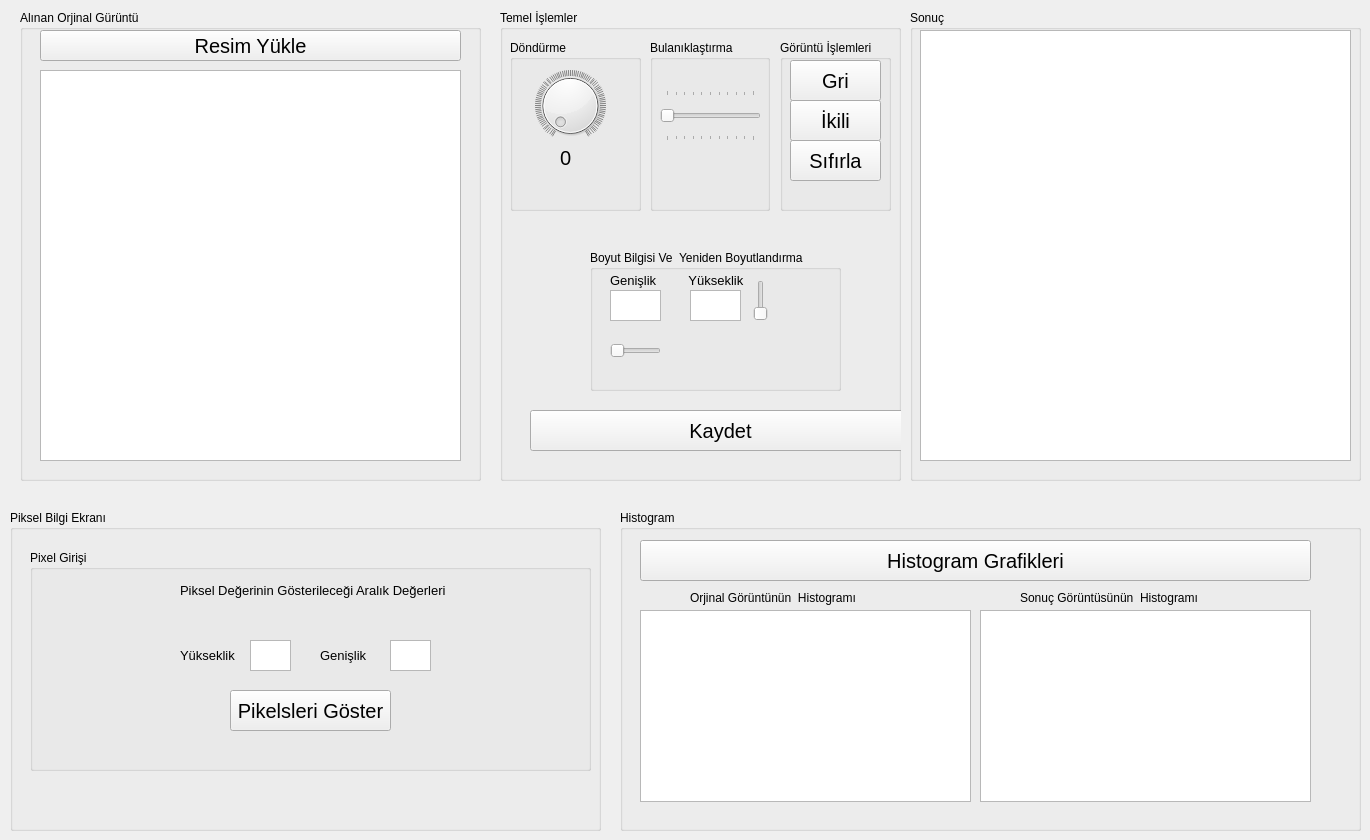
   <widget class="QWidget" name="tab_12">
    <attribute name="title">
     <string>Temel İşlemler</string>
    </attribute>
    <widget class="QGroupBox" name="groupBox_2">
     <property name="geometry">
      <rect>
       <x>500</x>
       <y>10</y>
       <width>401</width>
       <height>471</height>
      </rect>
     </property>
     <property name="title">
      <string>Temel İşlemler</string>
     </property>
     <widget class="QPushButton" name="btnKaydet">
      <property name="geometry">
       <rect>
        <x>30</x>
        <y>400</y>
        <width>381</width>
        <height>41</height>
       </rect>
      </property>
      <property name="font">
       <font>
        <pointsize>15</pointsize>
       </font>
      </property>
      <property name="text">
       <string>Kaydet</string>
      </property>
     </widget>
     <widget class="QLabel" name="label_30">
      <property name="geometry">
       <rect>
        <x>350</x>
        <y>300</y>
        <width>71</width>
        <height>20</height>
       </rect>
      </property>
      <property name="font">
       <font>
        <pointsize>10</pointsize>
       </font>
      </property>
      <property name="text">
       <string/>
      </property>
     </widget>
     <widget class="QGroupBox" name="groupBox_16">
      <property name="geometry">
       <rect>
        <x>10</x>
        <y>30</y>
        <width>131</width>
        <height>171</height>
       </rect>
      </property>
      <property name="title">
       <string>Döndürme</string>
      </property>
      <widget class="QDial" name="dlDundur">
       <property name="geometry">
        <rect>
         <x>10</x>
         <y>30</y>
         <width>100</width>
         <height>71</height>
        </rect>
       </property>
       <property name="maximum">
        <number>360</number>
       </property>
       <property name="pageStep">
        <number>1</number>
       </property>
       <property name="invertedAppearance">
        <bool>false</bool>
       </property>
       <property name="invertedControls">
        <bool>false</bool>
       </property>
       <property name="wrapping">
        <bool>false</bool>
       </property>
       <property name="notchTarget">
        <double>3.699999999999999</double>
       </property>
       <property name="notchesVisible">
        <bool>true</bool>
       </property>
      </widget>
      <widget class="QLabel" name="label_29">
       <property name="geometry">
        <rect>
         <x>50</x>
         <y>110</y>
         <width>31</width>
         <height>16</height>
        </rect>
       </property>
       <property name="font">
        <font>
         <pointsize>15</pointsize>
        </font>
       </property>
       <property name="text">
        <string>0</string>
       </property>
      </widget>
     </widget>
     <widget class="QGroupBox" name="groupBox_17">
      <property name="geometry">
       <rect>
        <x>150</x>
        <y>30</y>
        <width>120</width>
        <height>171</height>
       </rect>
      </property>
      <property name="title">
       <string>Bulanıklaştırma</string>
      </property>
      <widget class="QSlider" name="hsBulanklastir">
       <property name="geometry">
        <rect>
         <x>10</x>
         <y>50</y>
         <width>101</width>
         <height>51</height>
        </rect>
       </property>
       <property name="minimum">
        <number>0</number>
       </property>
       <property name="maximum">
        <number>100</number>
       </property>
       <property name="singleStep">
        <number>2</number>
       </property>
       <property name="orientation">
        <enum>Qt::Horizontal</enum>
       </property>
       <property name="tickPosition">
        <enum>QSlider::TicksBothSides</enum>
       </property>
      </widget>
     </widget>
     <widget class="QGroupBox" name="groupBox_14">
      <property name="geometry">
       <rect>
        <x>280</x>
        <y>30</y>
        <width>111</width>
        <height>171</height>
       </rect>
      </property>
      <property name="title">
       <string>Görüntü İşlemleri</string>
      </property>
      <widget class="QPushButton" name="btnGri">
       <property name="geometry">
        <rect>
         <x>10</x>
         <y>20</y>
         <width>91</width>
         <height>41</height>
        </rect>
       </property>
       <property name="font">
        <font>
         <pointsize>15</pointsize>
        </font>
       </property>
       <property name="text">
        <string>Gri</string>
       </property>
      </widget>
      <widget class="QPushButton" name="btnIkili">
       <property name="geometry">
        <rect>
         <x>10</x>
         <y>60</y>
         <width>91</width>
         <height>41</height>
        </rect>
       </property>
       <property name="font">
        <font>
         <pointsize>15</pointsize>
        </font>
       </property>
       <property name="text">
        <string>İkili</string>
       </property>
      </widget>
      <widget class="QPushButton" name="btnSifirla">
       <property name="geometry">
        <rect>
         <x>10</x>
         <y>100</y>
         <width>91</width>
         <height>41</height>
        </rect>
       </property>
       <property name="font">
        <font>
         <pointsize>15</pointsize>
        </font>
       </property>
       <property name="text">
        <string>Sıfırla</string>
       </property>
      </widget>
     </widget>
     <widget class="QGroupBox" name="groupBox_18">
      <property name="geometry">
       <rect>
        <x>90</x>
        <y>240</y>
        <width>251</width>
        <height>141</height>
       </rect>
      </property>
      <property name="title">
       <string>Boyut Bilgisi Ve  Yeniden Boyutlandırma </string>
      </property>
      <widget class="QTextEdit" name="teBoyutGenislik">
       <property name="geometry">
        <rect>
         <x>20</x>
         <y>40</y>
         <width>51</width>
         <height>31</height>
        </rect>
       </property>
      </widget>
      <widget class="QTextEdit" name="teBoyutYukseklik">
       <property name="geometry">
        <rect>
         <x>100</x>
         <y>40</y>
         <width>51</width>
         <height>31</height>
        </rect>
       </property>
      </widget>
      <widget class="QLabel" name="label_24">
       <property name="geometry">
        <rect>
         <x>20</x>
         <y>20</y>
         <width>141</width>
         <height>20</height>
        </rect>
       </property>
       <property name="font">
        <font>
         <pointsize>10</pointsize>
        </font>
       </property>
       <property name="text">
        <string>Genişlik         Yükseklik</string>
       </property>
      </widget>
      <widget class="QSlider" name="qsBoyutGenislik">
       <property name="geometry">
        <rect>
         <x>20</x>
         <y>90</y>
         <width>51</width>
         <height>22</height>
        </rect>
       </property>
       <property name="maximum">
        <number>880</number>
       </property>
       <property name="orientation">
        <enum>Qt::Horizontal</enum>
       </property>
      </widget>
      <widget class="QSlider" name="qsBoyutYukseklik">
       <property name="geometry">
        <rect>
         <x>160</x>
         <y>30</y>
         <width>22</width>
         <height>41</height>
        </rect>
       </property>
       <property name="autoFillBackground">
        <bool>false</bool>
       </property>
       <property name="maximum">
        <number>440</number>
       </property>
       <property name="orientation">
        <enum>Qt::Vertical</enum>
       </property>
       <property name="tickPosition">
        <enum>QSlider::NoTicks</enum>
       </property>
      </widget>
     </widget>
    </widget>
    <widget class="QGroupBox" name="groupBox_5">
     <property name="geometry">
      <rect>
       <x>20</x>
       <y>10</y>
       <width>461</width>
       <height>471</height>
      </rect>
     </property>
     <property name="title">
      <string>Alınan Orjinal Gürüntü</string>
     </property>
     <widget class="QGraphicsView" name="gvOrjinal">
      <property name="geometry">
       <rect>
        <x>20</x>
        <y>60</y>
        <width>421</width>
        <height>391</height>
       </rect>
      </property>
     </widget>
     <widget class="QPushButton" name="btnResimYukle">
      <property name="geometry">
       <rect>
        <x>20</x>
        <y>20</y>
        <width>421</width>
        <height>31</height>
       </rect>
      </property>
      <property name="font">
       <font>
        <pointsize>15</pointsize>
       </font>
      </property>
      <property name="text">
       <string>Resim Yükle</string>
      </property>
     </widget>
    </widget>
    <widget class="QGroupBox" name="groupBox_6">
     <property name="geometry">
      <rect>
       <x>910</x>
       <y>10</y>
       <width>451</width>
       <height>471</height>
      </rect>
     </property>
     <property name="title">
      <string>Sonuç </string>
     </property>
     <widget class="QGraphicsView" name="gvSonuc">
      <property name="geometry">
       <rect>
        <x>10</x>
        <y>20</y>
        <width>431</width>
        <height>431</height>
       </rect>
      </property>
     </widget>
    </widget>
    <widget class="QGroupBox" name="groupBox_7">
     <property name="geometry">
      <rect>
       <x>10</x>
       <y>510</y>
       <width>591</width>
       <height>321</height>
      </rect>
     </property>
     <property name="title">
      <string>Piksel Bilgi Ekranı</string>
     </property>
     <widget class="QGroupBox" name="groupBox_13">
      <property name="geometry">
       <rect>
        <x>20</x>
        <y>40</y>
        <width>561</width>
        <height>221</height>
       </rect>
      </property>
      <property name="title">
       <string>Pixel Girişi</string>
      </property>
      <widget class="QPushButton" name="btnPikselGoster">
       <property name="geometry">
        <rect>
         <x>200</x>
         <y>140</y>
         <width>161</width>
         <height>41</height>
        </rect>
       </property>
       <property name="font">
        <font>
         <pointsize>15</pointsize>
        </font>
       </property>
       <property name="text">
        <string>Pikelsleri Göster</string>
       </property>
      </widget>
      <widget class="QLabel" name="label_65">
       <property name="geometry">
        <rect>
         <x>150</x>
         <y>90</y>
         <width>61</width>
         <height>31</height>
        </rect>
       </property>
       <property name="font">
        <font>
         <pointsize>10</pointsize>
        </font>
       </property>
       <property name="text">
        <string>Yükseklik</string>
       </property>
      </widget>
      <widget class="QTextEdit" name="tePixelYukseklik">
       <property name="geometry">
        <rect>
         <x>220</x>
         <y>90</y>
         <width>41</width>
         <height>31</height>
        </rect>
       </property>
      </widget>
      <widget class="QLabel" name="label_66">
       <property name="geometry">
        <rect>
         <x>290</x>
         <y>90</y>
         <width>61</width>
         <height>31</height>
        </rect>
       </property>
       <property name="font">
        <font>
         <pointsize>10</pointsize>
        </font>
       </property>
       <property name="text">
        <string>Genişlik</string>
       </property>
      </widget>
      <widget class="QTextEdit" name="tePixelGenislik">
       <property name="geometry">
        <rect>
         <x>360</x>
         <y>90</y>
         <width>41</width>
         <height>31</height>
        </rect>
       </property>
      </widget>
      <widget class="QLabel" name="label_27">
       <property name="geometry">
        <rect>
         <x>150</x>
         <y>30</y>
         <width>271</width>
         <height>20</height>
        </rect>
       </property>
       <property name="font">
        <font>
         <pointsize>10</pointsize>
        </font>
       </property>
       <property name="text">
        <string>Piksel Değerinin Gösterileceği Aralık Değerleri</string>
       </property>
      </widget>
     </widget>
     <widget class="QLabel" name="label_43">
      <property name="geometry">
       <rect>
        <x>150</x>
        <y>270</y>
        <width>241</width>
        <height>31</height>
       </rect>
      </property>
      <property name="font">
       <font>
        <pointsize>10</pointsize>
       </font>
      </property>
      <property name="text">
       <string/>
      </property>
     </widget>
    </widget>
    <widget class="QGroupBox" name="groupBox_15">
     <property name="geometry">
      <rect>
       <x>620</x>
       <y>510</y>
       <width>741</width>
       <height>321</height>
      </rect>
     </property>
     <property name="title">
      <string>Histogram</string>
     </property>
     <widget class="QGraphicsView" name="gvOrjinalHistogram">
      <property name="geometry">
       <rect>
        <x>20</x>
        <y>100</y>
        <width>331</width>
        <height>192</height>
       </rect>
      </property>
     </widget>
     <widget class="QGraphicsView" name="gvSonucHistogram">
      <property name="geometry">
       <rect>
        <x>360</x>
        <y>100</y>
        <width>331</width>
        <height>192</height>
       </rect>
      </property>
     </widget>
     <widget class="QLabel" name="label_23">
      <property name="geometry">
       <rect>
        <x>70</x>
        <y>80</y>
        <width>201</width>
        <height>16</height>
       </rect>
      </property>
      <property name="text">
       <string>Orjinal Görüntünün  Histogramı</string>
      </property>
     </widget>
     <widget class="QLabel" name="label_26">
      <property name="geometry">
       <rect>
        <x>400</x>
        <y>80</y>
        <width>201</width>
        <height>16</height>
       </rect>
      </property>
      <property name="text">
       <string>Sonuç Görüntüsünün  Histogramı</string>
      </property>
     </widget>
     <widget class="QPushButton" name="btnHistogram">
      <property name="geometry">
       <rect>
        <x>20</x>
        <y>30</y>
        <width>671</width>
        <height>41</height>
       </rect>
      </property>
      <property name="font">
       <font>
        <pointsize>15</pointsize>
       </font>
      </property>
      <property name="text">
       <string>Histogram Grafikleri</string>
      </property>
     </widget>
    </widget>
   </widget>
